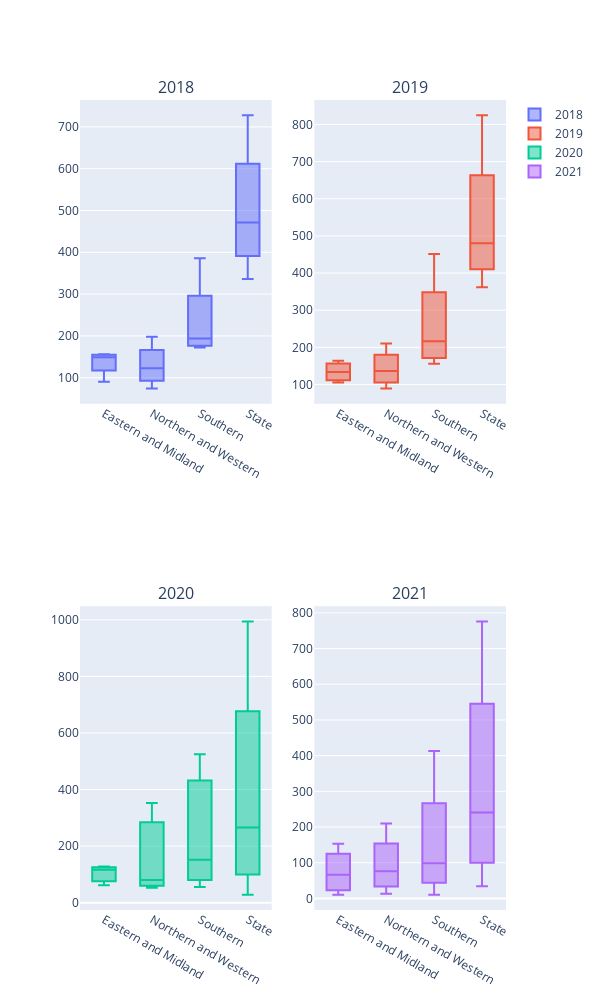

Notebook cell for this chart:
### Code cell
rows=2
cols=2
fig = make_subplots(rows=rows, cols=cols, subplot_titles=(pivot_table.columns[2:]))
x = 2
for i in range(1, rows + 1):
    for j in range(1, cols + 1):
        fig.add_trace(go.Box(x =pivot_table['Region Visited'], y = pivot_table[pivot_table.columns[x]], name=pivot_table.columns[x]) ,
                     row=i,
                     col=j)

        x=x+1

fig.update_layout(height=1000, width=600)
fig.show()

### Figure 1 — Plotly figure (JSON) as saved in the notebook; plotly's stock layout.template omitted (floating-point values rounded to 4 significant figures)
{"data": [{"name": "2018", "type": "box", "x": ["Eastern and Midland", "Eastern and Midland", "Eastern and Midland", "Eastern and Midland", "Northern and Western", "Northern and Western", "Northern and Western", "Northern and Western", "Southern", "Southern", "Southern", "Southern", "State", "State", "State", "State"], "xaxis": "x", "y": [90, 156, 144, 154, 74, 134, 198, 111, 172, 206, 386, 181, 336, 496, 728, 446], "yaxis": "y"}, {"name": "2019", "type": "box", "x": ["Eastern and Midland", "Eastern and Midland", "Eastern and Midland", "Eastern and Midland", "Northern and Western", "Northern and Western", "Northern and Western", "Northern and Western", "Southern", "Southern", "Southern", "Southern", "State", "State", "State", "State"], "xaxis": "x2", "y": [118, 105, 164, 149, 89, 150, 210, 122, 156, 246, 451, 187, 362, 502, 825, 458], "yaxis": "y2"}, {"name": "2020", "type": "box", "x": ["Eastern and Midland", "Eastern and Midland", "Eastern and Midland", "Eastern and Midland", "Northern and Western", "Northern and Western", "Northern and Western", "Northern and Western", "Southern", "Southern", "Southern", "Southern", "State", "State", "State", "State"], "xaxis": "x3", "y": [128, null, 117, 62, 80, null, 352, 53, 152, null, 525, 56, 360, 28, 994, 172], "yaxis": "y3"}, {"name": "2021", "type": "box", "x": ["Eastern and Midland", "Eastern and Midland", "Eastern and Midland", "Eastern and Midland", "Northern and Western", "Northern and Western", "Northern and Western", "Northern and Western", "Southern", "Southern", "Southern", "Southern", "State", "State", "State", "State"], "xaxis": "x4", "y": [10, 35, 153, 97, 13, 54, 210, 98, 10, 77, 413, 120, 34, 166, 776, 315], "yaxis": "y4"}], "layout": {"annotations": [{"font": {"size": 16}, "showarrow": false, "text": "2018", "x": 0.225, "xanchor": "center", "xref": "paper", "y": 1, "yanchor": "bottom", "yref": "paper"}, {"font": {"size": 16}, "showarrow": false, "text": "2019", "x": 0.775, "xanchor": "center", "xref": "paper", "y": 1, "yanchor": "bottom", "yref": "paper"}, {"font": {"size": 16}, "showarrow": false, "text": "2020", "x": 0.225, "xanchor": "center", "xref": "paper", "y": 0.375, "yanchor": "bottom", "yref": "paper"}, {"font": {"size": 16}, "showarrow": false, "text": "2021", "x": 0.775, "xanchor": "center", "xref": "paper", "y": 0.375, "yanchor": "bottom", "yref": "paper"}], "height": 1000, "width": 600, "xaxis": {"anchor": "y", "domain": [0, 0.45]}, "xaxis2": {"anchor": "y2", "domain": [0.55, 1]}, "xaxis3": {"anchor": "y3", "domain": [0, 0.45]}, "xaxis4": {"anchor": "y4", "domain": [0.55, 1]}, "yaxis": {"anchor": "x", "domain": [0.625, 1]}, "yaxis2": {"anchor": "x2", "domain": [0.625, 1]}, "yaxis3": {"anchor": "x3", "domain": [0, 0.375]}, "yaxis4": {"anchor": "x4", "domain": [0, 0.375]}}}
